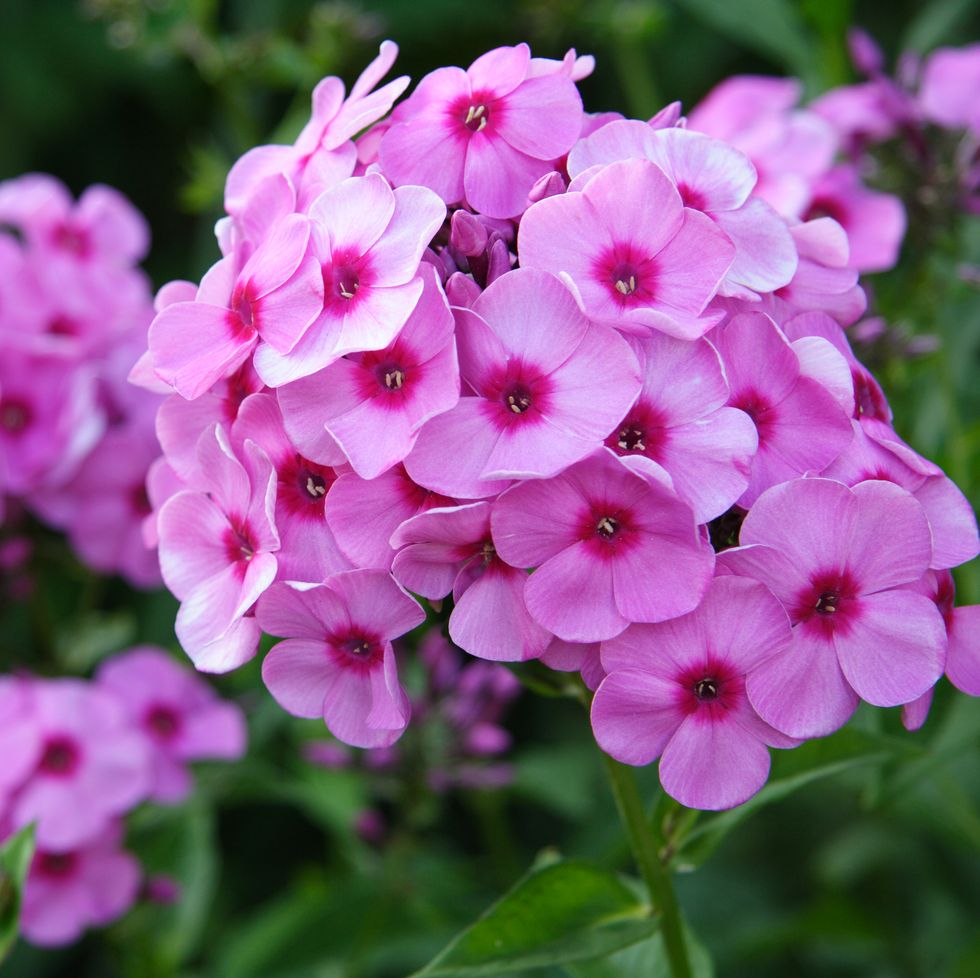
#> input picture data/img3.jpg, 980 x 978 px
$ python '8_image_arithmatic&logical_operations.py'
#> lines starting #> are read from the running program, lines starting #| are printed output that depends on the picture; after the words box and inside, x2 and y2 are one past the last pixel; in counts of white or black regions, pixels touching at a corner belong together; pictures that were not available may be replaced by others from this repository, and a replacement may not be noted
import cv2
import numpy as np

img1 = cv2.imread("../data/img3.jpg")
#> img1 is the input picture: shape (978, 980, 3); mean B, G, R 131.4, 93.6, 133
img2 = cv2.imread("../data/logo.png")
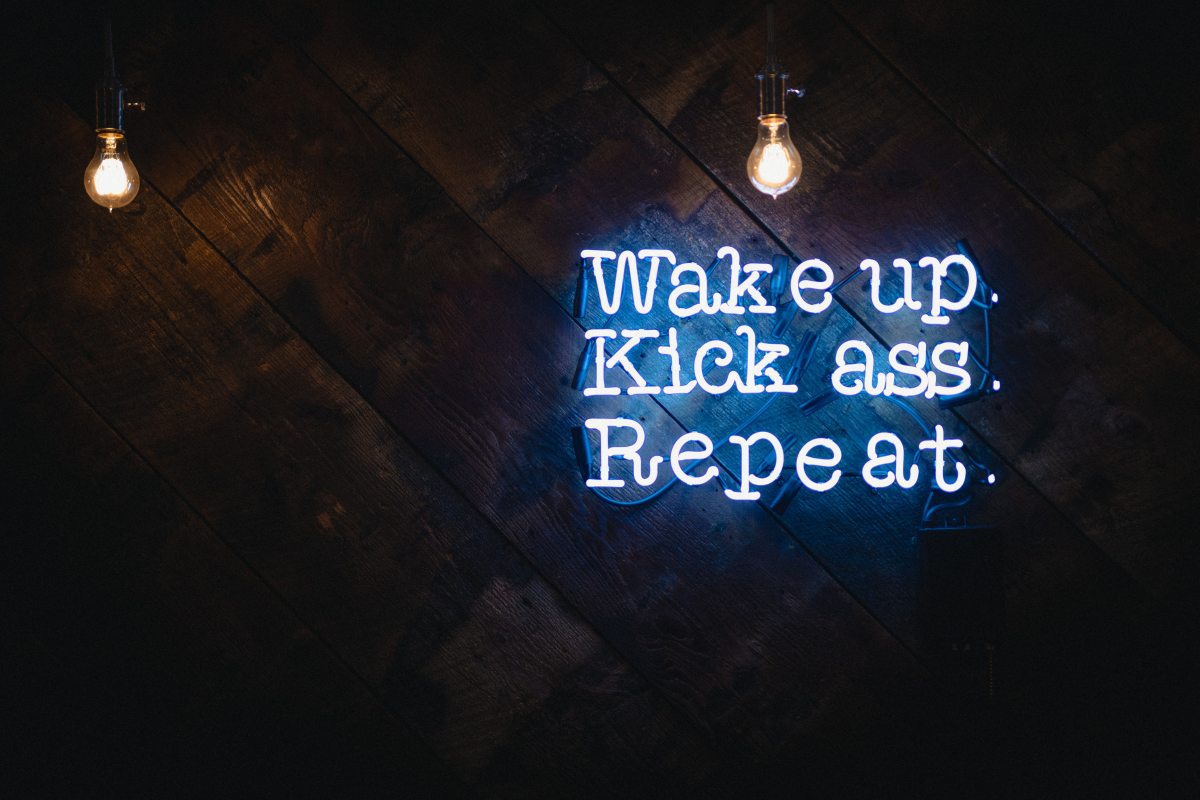
#> input picture data/img1.jpg, 6000 x 4000 px, given in place of logo.png, which was not available (shown at 1/5 size)
#> img2 is the input picture: shape (4000, 6000, 3); mean B, G, R 37.4, 31, 28.4

# [6 lines of commented-out code are left out]

rows, cols, channels = img2.shape
#> rows = 4000; cols = 6000; channels = 3

roi = img1[0:rows, 0:cols]
img2gray = cv2.cvtColor(img2, cv2.COLOR_BGR2GRAY)
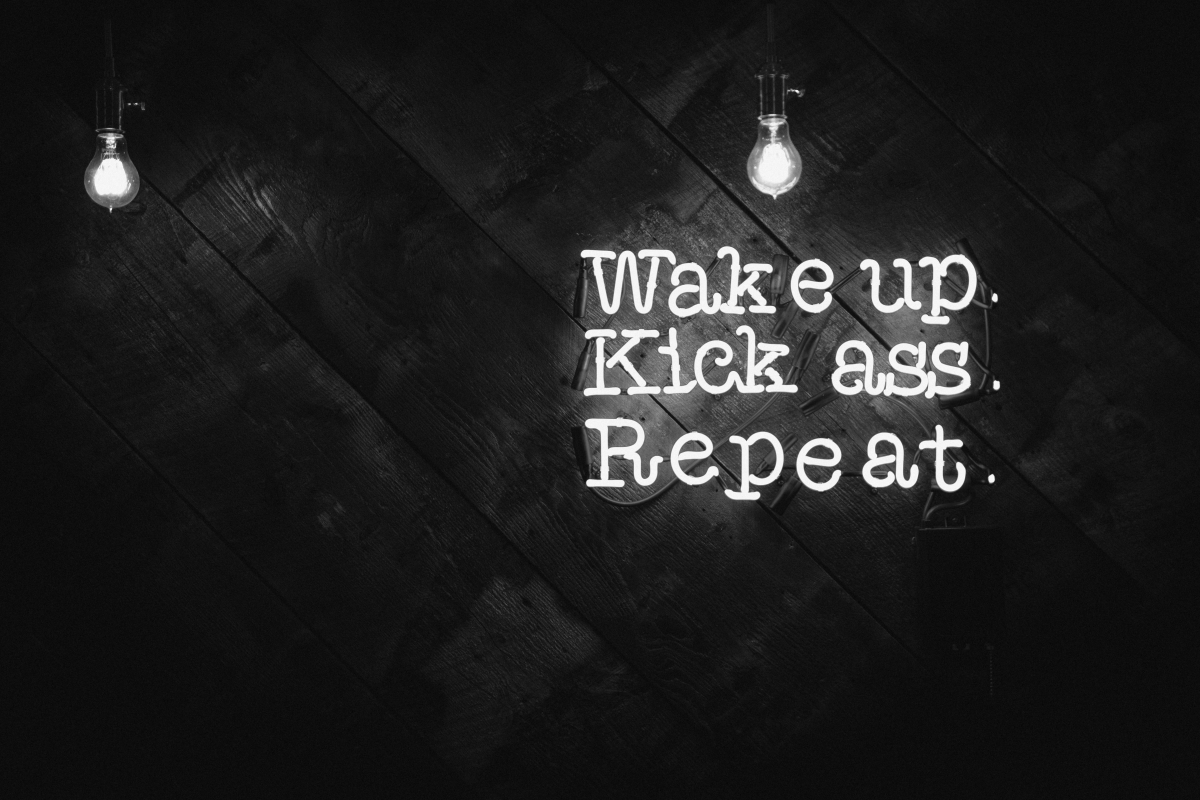
#> img2gray: shape (4000, 6000) (shown at 1/5 size); min 0, max 255, mean 31
ret, mask = cv2.threshold(img2gray, 210, 255, cv2.THRESH_BINARY_INV)
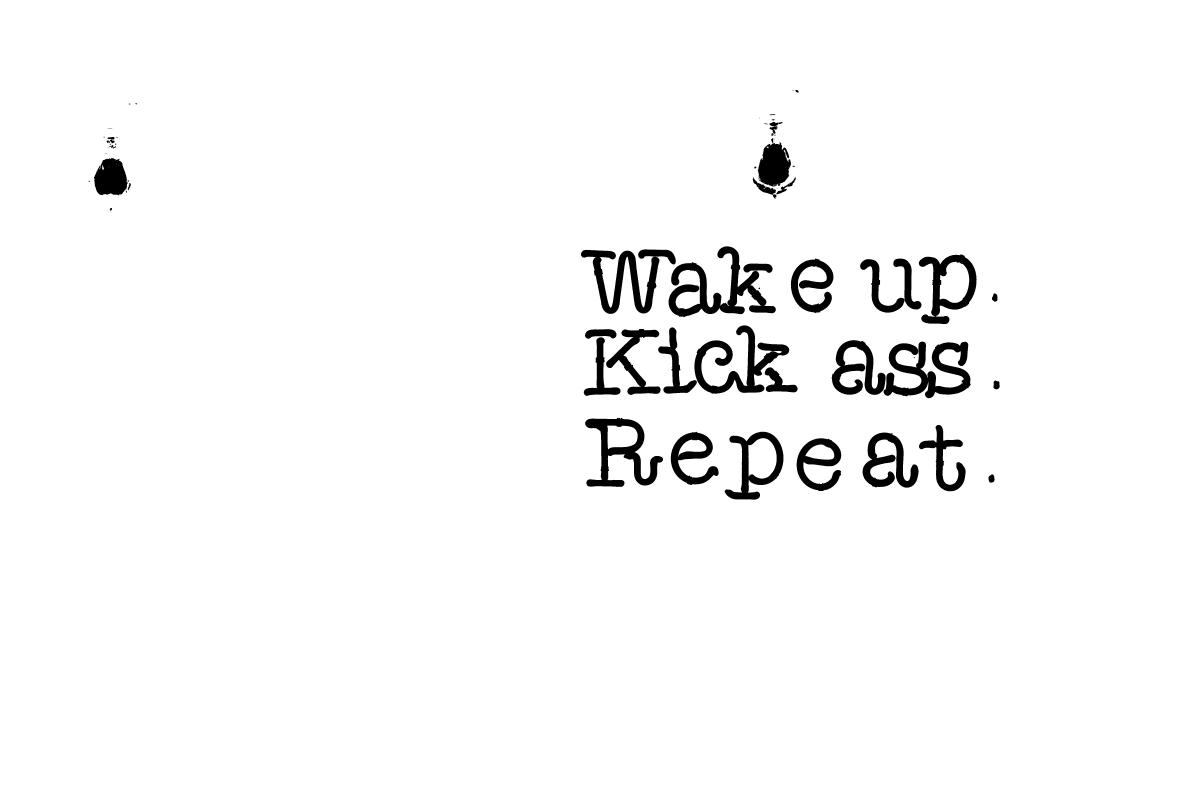
#> mask: shape (4000, 6000) (shown at 1/5 size); 97.2% white; 107 black regions (53 under 20 px), largest, box (x1, y1, x2, y2) and area: (3343, 1232, 3879, 1586) 62311, (4418, 1708, 4853, 1991) 57847, (3472, 1627, 3946, 1970) 51976
# cv2.imshow("mask", mask)

mask_inv = cv2.bitwise_not(mask)
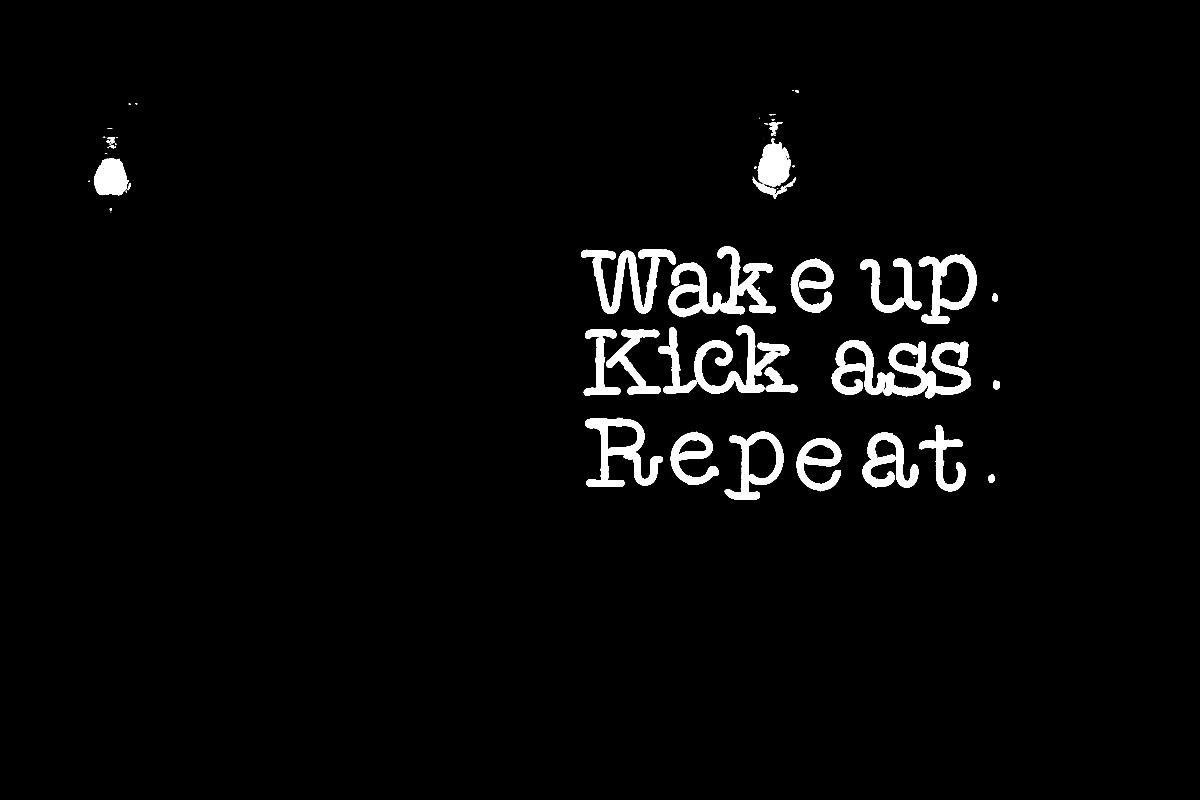
#> mask_inv: shape (4000, 6000) (shown at 1/5 size); 2.8% white; 107 white regions (53 under 20 px), largest, box (x1, y1, x2, y2) and area: (3343, 1232, 3879, 1586) 62311, (4418, 1708, 4853, 1991) 57847, (3472, 1627, 3946, 1970) 51976
img1_bg = cv2.bitwise_and(roi, roi, mask_inv)
img2_fg = cv2.bitwise_and(img2, img2, mask)
#> (the run stopped early here; a loop or call above may not have finished)
